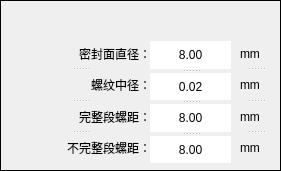
      <widget class="QFrame" name="frame_7">
       <property name="geometry">
        <rect>
         <x>260</x>
         <y>353</y>
         <width>281</width>
         <height>171</height>
        </rect>
       </property>
       <property name="frameShape">
        <enum>QFrame::Box</enum>
       </property>
       <property name="frameShadow">
        <enum>QFrame::Plain</enum>
       </property>
       <widget class="QSplitter" name="splitter_7">
        <property name="geometry">
         <rect>
          <x>150</x>
          <y>41</y>
          <width>81</width>
          <height>122</height>
         </rect>
        </property>
        <property name="orientation">
         <enum>Qt::Vertical</enum>
        </property>
        <widget class="QLabel" name="label_26">
         <property name="styleSheet">
          <string notr="true">background-color: rgb(255, 255, 255);
font: 14pt &quot;Times New Roman&quot;;</string>
         </property>
         <property name="text">
          <string>8.00</string>
         </property>
         <property name="alignment">
          <set>Qt::AlignCenter</set>
         </property>
        </widget>
        <widget class="QLabel" name="label_27">
         <property name="styleSheet">
          <string notr="true">background-color: rgb(255, 255, 255);
font: 14pt &quot;Times New Roman&quot;;</string>
         </property>
         <property name="text">
          <string>0.02</string>
         </property>
         <property name="alignment">
          <set>Qt::AlignCenter</set>
         </property>
        </widget>
        <widget class="QLabel" name="label_28">
         <property name="styleSheet">
          <string notr="true">background-color: rgb(255, 255, 255);
font: 14pt &quot;Times New Roman&quot;;</string>
         </property>
         <property name="text">
          <string>8.00</string>
         </property>
         <property name="alignment">
          <set>Qt::AlignCenter</set>
         </property>
        </widget>
        <widget class="QLabel" name="label_29">
         <property name="styleSheet">
          <string notr="true">background-color: rgb(255, 255, 255);
font: 14pt &quot;Times New Roman&quot;;</string>
         </property>
         <property name="text">
          <string>8.00</string>
         </property>
         <property name="alignment">
          <set>Qt::AlignCenter</set>
         </property>
        </widget>
       </widget>
       <widget class="QSplitter" name="splitter_9">
        <property name="geometry">
         <rect>
          <x>240</x>
          <y>40</y>
          <width>31</width>
          <height>121</height>
         </rect>
        </property>
        <property name="orientation">
         <enum>Qt::Vertical</enum>
        </property>
        <widget class="QLabel" name="label_7">
         <property name="styleSheet">
          <string notr="true">font: 12pt &quot;Times New Roman&quot;;</string>
         </property>
         <property name="text">
          <string>mm</string>
         </property>
        </widget>
        <widget class="QLabel" name="label_8">
         <property name="styleSheet">
          <string notr="true">font: 12pt &quot;Times New Roman&quot;;</string>
         </property>
         <property name="text">
          <string>mm</string>
         </property>
        </widget>
        <widget class="QLabel" name="label_30">
         <property name="styleSheet">
          <string notr="true">font: 12pt &quot;Times New Roman&quot;;</string>
         </property>
         <property name="text">
          <string>mm</string>
         </property>
        </widget>
        <widget class="QLabel" name="label_31">
         <property name="styleSheet">
          <string notr="true">font: 12pt &quot;Times New Roman&quot;;</string>
         </property>
         <property name="text">
          <string>mm</string>
         </property>
        </widget>
       </widget>
       <widget class="QSplitter" name="splitter_6">
        <property name="geometry">
         <rect>
          <x>10</x>
          <y>40</y>
          <width>141</width>
          <height>121</height>
         </rect>
        </property>
        <property name="orientation">
         <enum>Qt::Vertical</enum>
        </property>
        <widget class="QLabel" name="label_19">
         <property name="styleSheet">
          <string notr="true">font: 12pt &quot;黑体&quot;;</string>
         </property>
         <property name="text">
          <string>密封面直径：</string>
         </property>
         <property name="alignment">
          <set>Qt::AlignRight|Qt::AlignTrailing|Qt::AlignVCenter</set>
         </property>
        </widget>
        <widget class="QLabel" name="label_23">
         <property name="styleSheet">
          <string notr="true">font: 12pt &quot;黑体&quot;;</string>
         </property>
         <property name="text">
          <string>螺纹中径：</string>
         </property>
         <property name="alignment">
          <set>Qt::AlignRight|Qt::AlignTrailing|Qt::AlignVCenter</set>
         </property>
        </widget>
        <widget class="QLabel" name="label_24">
         <property name="styleSheet">
          <string notr="true">font: 12pt &quot;黑体&quot;;</string>
         </property>
         <property name="text">
          <string>完整段螺距：</string>
         </property>
         <property name="alignment">
          <set>Qt::AlignRight|Qt::AlignTrailing|Qt::AlignVCenter</set>
         </property>
        </widget>
        <widget class="QLabel" name="label_25">
         <property name="styleSheet">
          <string notr="true">font: 12pt &quot;黑体&quot;;</string>
         </property>
         <property name="text">
          <string>不完整段螺距：</string>
         </property>
         <property name="alignment">
          <set>Qt::AlignRight|Qt::AlignTrailing|Qt::AlignVCenter</set>
         </property>
        </widget>
       </widget>
      </widget>
